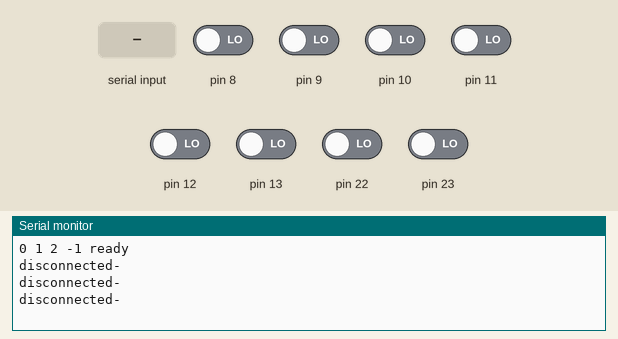
Bench run of a sketch on a simulated Arduino Uno, built with avr-gcc and run on an emulated ATmega328P. Parts: the last lines printed to the serial monitor. The inputs (shaded band) are chosen by the test bench; at power-on: pin 8–13, pin 22, pin 23 LOW.

Above: at 1.3 s.
1.4 s: "90,45-" received over Serial
At 2.2 s:
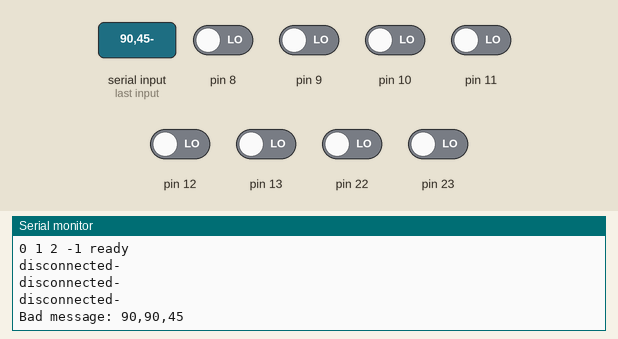
2.9 s: "30,150-" received over Serial
At 3.4 s:
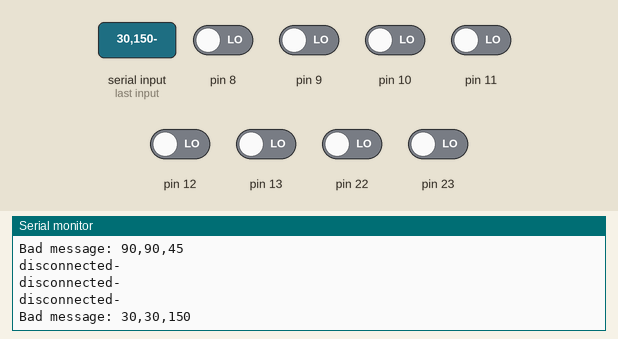

The sketch:

gcJoy.ino
```cpp
#include "GameCube.cpp"

GameCube gc;
bool timeout = false;
unsigned long lastmillis = 0;

void setup() {
  Serial.begin(19200);
  gc.init(8, 9, 10, -1);
  delay(100);
  Serial.println("ready");

}

void loop() {

  //Wait for polling message from pc over serial
  //Message format: get<controller_id><rumble_status>-
  //<controller_id> 1, 2, 3 or 4 - port of gamecube
  //<rumble_status> 0 or 1 - turn rumble off or on
  String res = Serial.readStringUntil('-');
  Serial.flush();
  //Check if message is appropriate and extract rumble info
  int len = res.length();
  if(len>=5 ){
    if(res.substring(len-5, len-2) == "get"){
      lastmillis = millis();

      int cid = (res[len-2]-'0')-1; //Converts character '1'-'4' to int 0-3 representing controller id

      //Set rumble
      gc.setRumble(cid, res[len-1] == '1');

      //Get Controller state
      gc.getData(cid);

      //Send Controller state
      gc.sendData(cid);
    }
    else {
      Serial.print("Bad message: ");
      Serial.print(res.substring(0, 3));
      Serial.println(res);
    }
  }

  //If a second has passed without recieving a message
  if(millis()-lastmillis >= 1000){
    lastmillis = millis();
    for(int i = 0; i<4; i++){
      gc.setRumble(i, false);
      gc.getData(i);
    }

  }


}
```

Controller.cpp
```cpp
#include "Arduino.h"

class Controller{
public:
  int pin;
  int id;
  bool enabled;    //Is the controller even able to connect (is the arduino pin connected to port)
  bool connected;  //Is the controller plugged in and responding
  bool rumble;
  byte data[8];
public:
  Controller(int p, int i){
    // p - pin controller is connected to (-1 if not connected), i - id of controller (index in controllers array)
    pin = p;
    id = i;
    enabled = p!=-1;
    rumble = false;
    connected = false;
  }
};
```

GameCube.cpp
```cpp
//GameCube module
#include "Controller.cpp"

//10 counts of TCNT0 means 40us
#define TIMEOUT 100

class GameCube{
private:
  Controller *conts[4];

public:
  GameCube(){}
  void init(int p1, int p2, int p3, int p4){
    //Initializes ports and calculates masks for each of the four controllers
    //TODO:
    //  make it run on all ports
    //  only clear necessary pins ie dont clear entire port
    PORTB = 0;                //Clear PORTB state
    DDRB = 0;                 //Make PORTB input
    MCUSR |= _BV(PUD);        //Disable internal pullups
    int _pins[4] = {p1, p2, p3, p4};
    int enabledCount = 0;
    for(int i = 0; i<4; i++){
      if(_pins[i] < 1 || _pins[i] > 12){
        //disabled controller
        this->conts[i] = new Controller(-1, -1);
      }
      else{
        this->conts[i] = new Controller(_pins[i], enabledCount);
        enabledCount++;
      }
      Serial.print(conts[i]->id); Serial.print(" ");
    }
  }

  void setRumble(int cid, bool rumble){
    conts[cid]->rumble = rumble;
  }

  void getData(int cid){
    //Gets data from controller and stores it in controller object
    if(conts[cid]->enabled){
      //Probe controller to make sure its still connected
      if(conts[cid]->connected = probe(conts[cid])){
        delay(2);
        //Send request for data to controller and store state
        request(conts[cid]);
        //Reset rumble
        conts[cid]->rumble = false;
      }
    }
  }

  void sendData(int cid){
    //Sends controller state over serial
    Controller *c = conts[cid];
    int stat = 0;
    if(!c->enabled) stat = 2;
    else if(!c->connected) stat = 1;

    //Send header with format: <controller id 2b><status 5b><parity bit 1b>
    //  status = 0 indicates controller is connected and the next 8 bytes are controller data + 1 checksum byte
    //  status = 1 indicates controller is currently not connected to port
    //  status = 2 indicates controller is disabled by driver
    byte header = (cid&0b11)<<6;     // Controller id
    header |= (stat&0b11111)<<1;        // Status
    header |= findParity(header); // Parity

    Serial.write(header);

    if(stat == 0){
      // Send payload
      int numOfBytes = 0;
      byte checkSum = 0;
      for(numOfBytes = 0; numOfBytes<8; numOfBytes++){
        Serial.write(c->data[numOfBytes]);
        checkSum ^= c->data[numOfBytes];
      }
      Serial.write(checkSum);
    }
  }

  bool findParity(byte x){
    byte res = 0;
    while(x!=0){
      x = x&(x-1);
      res ^= 1;
    }
    return res&1;
  }

  bool probe(Controller *c){
    //Send probe signal to controller and check if it responds,
    //returns true if controller responds
    int p = c->pin;
    byte a = 0;
    byte mask = digitalPinToBitMask(p);
    byte portNum = digitalPinToPort(p);
    volatile byte *port = portModeRegister(portNum);  //Data direction register
    volatile byte *in = portInputRegister(portNum);   //Input register

    //Stop interrupts
    asm("cli");

    //Send probe signal -> 0000 0000 1
    sendZero(port, mask);sendZero(port, mask);sendZero(port, mask);sendZero(port, mask);
    sendZero(port, mask);sendZero(port, mask);sendZero(port, mask);sendZero(port, mask);
    sendOne(port, mask);

    __builtin_avr_delay_cycles(7);  //Wait for controller to respond

    a = *in & mask; //check if controller pulled line to low

    //Start interrupts
    asm("sei");

    return a==0; //True if controller pulled low
  }

  bool request(Controller *c){
    //Sends specific signal to controller, reads its response and saves it to controller object
    int i = 0, p = c->pin;
    byte numOfBits = 0, numOfBytes = 0, tmp = 0;
    byte data[8];
    byte mask = digitalPinToBitMask(p);
    byte portNum = digitalPinToPort(p);
    volatile byte *port = portModeRegister(portNum);  //Data direction register
    volatile byte *in = portInputRegister(portNum);   //Input register

    //Stop interrupts
    asm("cli");

    //Send request message to get data
    if(c->rumble){
      sendMessageRumble(port, mask);
    }
    else{
      sendMessage(port, mask);
    }

    //Read response
    while(numOfBytes < 8){
      numOfBits = 0;
      while(numOfBits < 8){
        tmp = *in & mask;         //Get state of data pin
        TCNT0 = 0;                //Clear timer0
        while(tmp != 0){          //Wait for drop
          tmp = *in & mask;       //Get state of data pin
          if(TCNT0 > TIMEOUT){    //The timeout period has passed and no drop has been detected
            disconnected(c);      //Controller not responding to message
            return 0;
          }
        };
        __builtin_avr_delay_cycles(18);   //Wait ~1.5us
        data[numOfBytes] = (data[numOfBytes] << 1 ) + ((*in & mask)!=0);  //Append bit to data
        numOfBits++;
        tmp = *in & mask;         //Get state of data pin
        TCNT0 = 0;                //Clear timer0
        while(tmp == 0){          //Wait for rise
          tmp = *in & mask;       //Get state of data pin
          if(TCNT0 > TIMEOUT){    //The timeout period has passed and no drop has been detected
            disconnected(c);
            return 0;
          }
        };
        __builtin_avr_delay_cycles(6);   //Wait for signal to stabilize
      }
      numOfBytes++;
    }

    //Start interrupts
    asm("sei");

    //Save response
    for(numOfBytes = 0; numOfBytes<8; numOfBytes++){
      c->data[numOfBytes] = data[numOfBytes];
    }
    return 1;
  }

  void disconnected(Controller *c){
    //Handles controller being unplugged while reading response
    //Start interrupts
    asm("sei");
    Serial.println("disconnected-");
  }


  void sendMessage(volatile byte* port, byte mask){
    //0100 0000 0000 0011 0000 0010 1
    sendZero(port, mask);sendOne(port, mask);sendZero(port, mask);sendZero(port, mask);
    sendZero(port, mask);sendZero(port, mask);sendZero(port, mask);sendZero(port, mask);
    sendZero(port, mask);sendZero(port, mask);sendZero(port, mask);sendZero(port, mask);
    sendZero(port, mask);sendZero(port, mask);sendOne(port, mask);sendOne(port, mask);
    sendZero(port, mask);sendZero(port, mask);sendZero(port, mask);sendZero(port, mask);
    sendZero(port, mask);sendZero(port, mask);sendOne(port, mask);sendZero(port, mask);
    sendStop(port, mask);
  }

  void sendMessageRumble(volatile byte* port, byte mask){
    //0100 0000 0000 0011 0000 0001 1
    sendZero(port, mask);sendOne(port, mask);sendZero(port, mask);sendZero(port, mask);
    sendZero(port, mask);sendZero(port, mask);sendZero(port, mask);sendZero(port, mask);
    sendZero(port, mask);sendZero(port, mask);sendZero(port, mask);sendZero(port, mask);
    sendZero(port, mask);sendZero(port, mask);sendOne(port, mask);sendOne(port, mask);
    sendZero(port, mask);sendZero(port, mask);sendZero(port, mask);sendZero(port, mask);
    sendZero(port, mask);sendZero(port, mask);sendZero(port, mask);sendOne(port, mask);
    sendStop(port, mask);
  }

  void sendStop(volatile byte* port, byte mask){
    //Send 1us low, 2us high  _--
    //DDRB |= masks[p];
    *port |= mask;
    __builtin_avr_delay_cycles(14);
    //DDRB &= 0b1111111 ^ masks[p];
    //1110111 0111
    //DDRB &= 0b11111111 ^ masks[p];
    *port &= ~mask;
    __builtin_avr_delay_cycles(28);
    return;
  }
  void sendOne(volatile byte* port, byte mask){
    //Send 1us low, 3us high  _---
    *port |= mask;
    __builtin_avr_delay_cycles(14);
    //DDRB &= 0b1111110;
    *port &= ~mask;
    __builtin_avr_delay_cycles(44);
    return;
  }
  void sendZero(volatile byte* port, byte mask){
    //Send 3us low, 1us high  ___-
    *port |= mask;
    __builtin_avr_delay_cycles(45);
    *port &= ~mask;
    __builtin_avr_delay_cycles(12);
    return;
  }


};
```

Measured:
- after the input at 1.4 s, the serial monitor: prints a new line at once (image 1)
- after the input at 2.9 s, the serial monitor: prints a new line at once (image 2)
